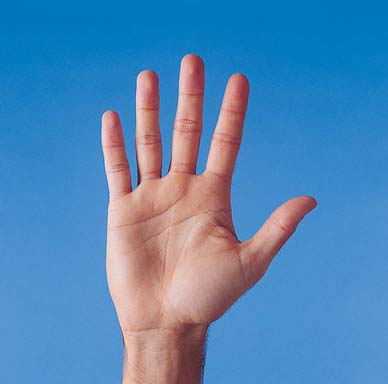
%> input picture Matlab Code/hand.jpg, 388 x 384 px
$ octave --eval "result = getColourHistHSV('hand.jpg');"   (GNU Octave 9; MATLAB toolbox functions it lacks are replaced by stand-ins)
%> lines starting %> are read from the running program, lines starting %| are printed output that depends on the picture; in (x1, y1, x2, y2) boxes, pixels count from 0 and x2, y2 are one past the last pixel; in counts of white or black regions, pixels touching at a corner belong together; the program's own positions count from 1
### Matlab Code/doQuanMatrix.m
function [Q_i , Q_f  ] = doQuanMatrix(f , L , fmin,fmax)
% Input
% f : analog signal value
% L : number of uniform quantization levels

% Output
% Q_i: Quantization index for f
% Q_f: Quantized discrete signal value (reconstructed value)

% Your code that calculate and return the value  Q_i , Q_f

step_size1 = (fmax-fmin)/L;

  Q=(f-0)/step_size1;
  Q_i=floor(Q);
  Q_f=round((Q_i*step_size1)+(step_size1/2)+0);


end

### Matlab Code/getColourHistHSV.m
function featVec = getColourHistHSV(imageFile)
%> called with imageFile = 'hand.jpg'

im = imread('hand.jpg');
%> im is the input picture: size 384x388x3 uint8; mean R, G, B 82.8, 134.9, 182
im = imresize(im,0.25);
%> im: size 96x97x3 uint8
im = double(im);
%> im: size 96x97x3 double
HSV=rgb2hsv(im);
%> HSV: size 96x97x3 double; mean H, S, V 0.5, 0.7, 195.9

% Your code
% Hint: implement doQuanMatrix function. Count the index

imH = HSV(:,:,1);
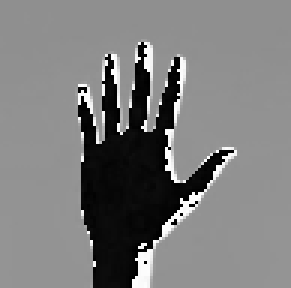
%> imH: size 96x97 double (shown 3 times larger); min 0, max 0.998, mean 0.487
[H_i , imQ_H ] = doQuanMatrix( imH , 8 , 0, 1.01);
%> in doQuanMatrix, `Q_f=round((Q_i*step_size1)+(step_size1/2)+0);`:
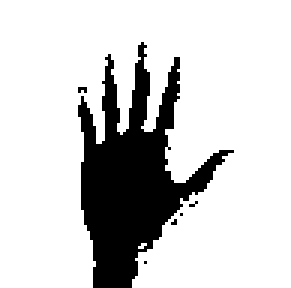
%> Q_f: size 96x97 double (shown 3 times larger); values 0 (black) and 1 (white), 81% white; 6 black regions (5 under 20 px), largest, box (x1, y1, x2, y2) and area: (26, 14, 78, 96) 1758
vecIm = double(imQ_H(:));
[H binc]=hist(vecIm,8);
%> H = [1771 0 0 0 0 0 0 7541]; binc = [0.0625 0.188 0.312 0.438 0.562 0.688 0.812 0.938]
Hist_H=H;
%> Hist_H = [1771 0 0 0 0 0 0 7541]

imS = HSV(:,:,2);
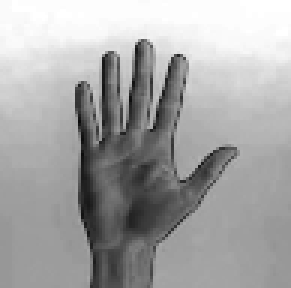
%> imS: size 96x97 double (shown 3 times larger); min 0.0478, max 1, mean 0.651
[S_i , imQ_S ] = doQuanMatrix( imS , 8 , 0, 255);
%> in doQuanMatrix (call 2), `Q_i=floor(Q);`: Q_i: size 96x97 double; every value is 0
%> in doQuanMatrix (call 2), `Q_f=round((Q_i*step_size1)+(step_size1/2)+0);`: Q_f: size 96x97 double; every value is 16
vecIm = double(imQ_S(:));
[H binc]=hist(vecIm,8);
%> H = [0 0 0 9312 0 0 0 0]; binc = [13 14 15 16 17 18 19 20]
Hist_S=H;
%> Hist_S = [0 0 0 9312 0 0 0 0]

imV = HSV(:,:,3);
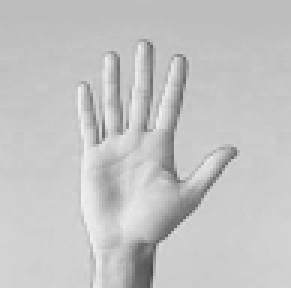
%> imV: size 96x97 double (shown 3 times larger); min 72, max 240, mean 195.9
[V_i , imQ_V ] = doQuanMatrix( imV , 4 , 0, 255);
%> call 3 of doQuanMatrix, with L = 4, fmin = 0, fmax = 255
%> in doQuanMatrix (call 3), `Q=(f-0)/step_size1;`:
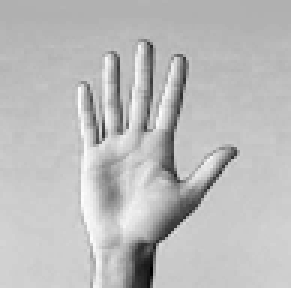
%> Q: size 96x97 double (shown 3 times larger); min 1.13, max 3.76, mean 3.07; drawn with min black and max white
%> in doQuanMatrix (call 3), `Q_i=floor(Q);`:
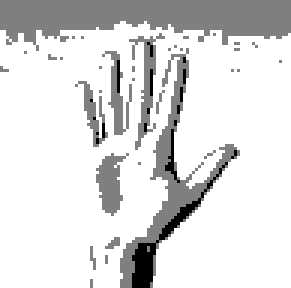
%> Q_i: size 96x97 double (shown 3 times larger); min 1, max 3, mean 2.73; drawn with min black and max white
%> in doQuanMatrix (call 3), `Q_f=round((Q_i*step_size1)+(step_size1/2)+0);`:
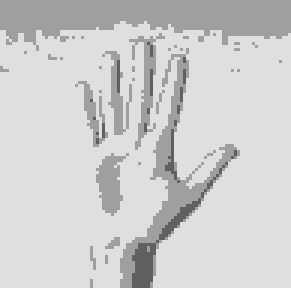
%> Q_f: size 96x97 double (shown 3 times larger); min 96, max 223, mean 205.7
vecIm = double(imQ_V(:));
[H binc]=hist(vecIm,4);
%> H = [243 2039 0 7030]; binc = [111.9 143.6 175.4 207.1]
Hist_V=H;
%> Hist_V = [243 2039 0 7030]


   % concatenate the histogram for red , green, blue plane
  featVec= [ Hist_H , Hist_S , Hist_V ];
%> featVec = 20 values, max 9312 at index 12, min 0 at index 2, mean 1396.8

   %normalize the histogram
   featVec = featVec ./ sum(featVec(:)) ;
%> featVec = 20 values, max 0.333 at index 12, min 0 at index 2, mean 0.05
%> `result = getColourHistHSV('hand.jpg');`: result has the same summary as featVec in getColourHistHSV

end
